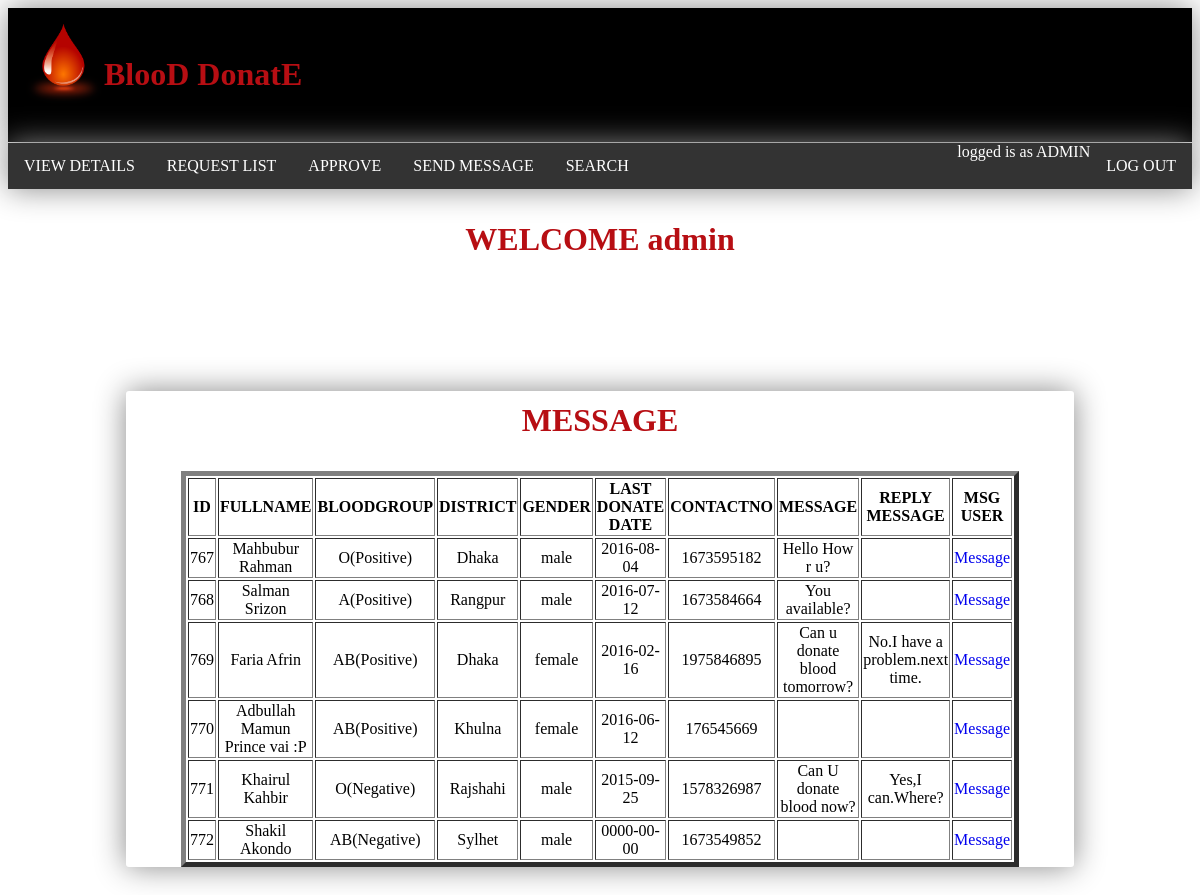
Screenshot of /view/admin_msg.php (signed in) with the database file from the repository.
### tables this page shows
CREATE TABLE `donorreg` (
  `ID` int(15) NOT NULL,
  `FULLNAME` varchar(70) NOT NULL,
  `USERNAME` varchar(70) NOT NULL,
  `EMAIL` varchar(70) NOT NULL,
  `BLOODGROUP` varchar(70) NOT NULL,
  `DISTRICT` varchar(70) NOT NULL,
  `GENDER` varchar(70) NOT NULL,
  `LAST_DONATE_DATE` date NOT NULL,
  `CONTACTNO` int(11) NOT NULL,
  `message` varchar(255) NOT NULL,
  `reply_message` varchar(255) NOT NULL
);

### data/dbcon.php (called while the page is built, shortened)
<?php
function get_db_connection(){
		$servername = "127.0.0.1:3306";
		$username = "root";
		$password = "";
		$dbname = "blooddonate";
		$conn = mysqli_connect($servername, $username, $password, $dbname);
		return $conn;
}
?>

### service/register_service.php (called while the page is built, shortened)
<?php include("../data/dbcon.php"); ?>
<?php
		function get_all_donor_register(){
		$query = "SELECT *FROM donorreg";
		return mysqli_query(get_db_connection(), $query);
	}
?>

### view/admin_msg.php (the view, shortened to what this page needs)
<?php include("../service/register_service.php"); ?>
<html>
  <head>
  </head>
<body>
<?php include("admin_login.php");?>
<center>
<div id="log" >
<h1>MESSAGE</h1>
<table border="5" width="80%" align="center">
<tr>
	<th>ID</th>
	<th>FULLNAME</th>
	<th>BLOODGROUP</th>
	<th>DISTRICT</th>
	<th>GENDER</th>
	<th>LAST DONATE DATE</th>
	<th>CONTACTNO</th>
	<th>MESSAGE</th>
	<th>REPLY MESSAGE</th>
	<th>MSG USER</th>
</tr>
<?php
	$result = get_all_donor_register();
	while($data3 = mysqli_fetch_assoc($result)){
	$user_id=$data3['ID'];
	$user_name=$data3['FULLNAME'];
	$user_bloodgroup=$data3['BLOODGROUP'];
	$user_district=$data3['DISTRICT'];
	$user_gender=$data3['GENDER'];
	$user_l_donate_date=$data3['LAST_DONATE_DATE'];
	$user_contact=$data3['CONTACTNO'];
	$user_msg=$data3['message'];
	$user_r_msg=$data3['reply_message'];
?>
<tr align="center">
           <td><?php echo $user_id;?></td>
			<td><?php echo $user_name;?></td>
			<td><?php echo $user_bloodgroup;?></td>
			<td><?php echo $user_district;?></td>
			<td><?php echo $user_gender;?></td>
			<td><?php echo $user_l_donate_date;?></td>
			<td><?php echo $user_contact;?></td>
			<td><?php echo $user_msg;?></td>
			<td><?php echo $user_r_msg;?></td>
			<td><a href="ad_msg.php?msg=<?php echo $user_id;?>">Message</a></td>
</tr>
<?php } ?>
</div>
</center>
</body>
</html>

### view/admin_msg.php (style rules this page uses)
#log { width: 80%; box-shadow: 0px 0px 31px #888; margin-top: 100px; margin-bottom: 350px; border-radius: 3px; }

### view/admin_login.php (style rules this page uses)
a { text-decoration:none; }
h1 { padding: 11px 16px; color:#b70e13; }

### rows the page displays
donorreg: ID "767", FULLNAME "Mahbubur Rahman", BLOODGROUP "O(Positive)", DISTRICT "Dhaka", GENDER "male", LAST_DONATE_DATE "2016-08-04", CONTACTNO "1673595182", message "Hello How r u?"
donorreg: ID "768", FULLNAME "Salman Srizon", BLOODGROUP "A(Positive)", DISTRICT "Rangpur", GENDER "male", LAST_DONATE_DATE "2016-07-12", CONTACTNO "1673584664", message "You available?"
donorreg: ID "769", FULLNAME "Faria Afrin", BLOODGROUP "AB(Positive)", DISTRICT "Dhaka", GENDER "female", LAST_DONATE_DATE "2016-02-16", CONTACTNO "1975846895", message "Can u donate blood tomorrow?", reply_message "No.I have a problem.next time."
donorreg: ID "770", FULLNAME "Adbullah Mamun Prince vai :P", BLOODGROUP "AB(Positive)", DISTRICT "Khulna", GENDER "female", LAST_DONATE_DATE "2016-06-12", CONTACTNO "176545669"
donorreg: ID "771", FULLNAME "Khairul Kahbir", BLOODGROUP "O(Negative)", DISTRICT "Rajshahi", GENDER "male", LAST_DONATE_DATE "2015-09-25", CONTACTNO "1578326987", message "Can U donate blood now?", reply_message "Yes,I can.Where?"
donorreg: ID "772", FULLNAME "Shakil Akondo", BLOODGROUP "AB(Negative)", DISTRICT "Sylhet", GENDER "male", LAST_DONATE_DATE "0000-00-00", CONTACTNO "1673549852"

### other values shown
$_SESSION['name'] "admin"
